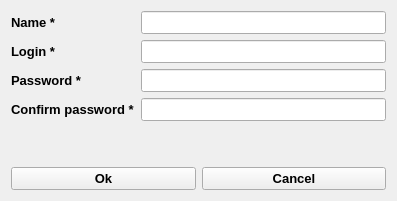
<?xml version="1.0" encoding="UTF-8"?>
<ui version="4.0">
 <class>RegistrationWidget</class>
 <widget class="QWidget" name="RegistrationWidget">
  <property name="geometry">
   <rect>
    <x>0</x>
    <y>0</y>
    <width>397</width>
    <height>201</height>
   </rect>
  </property>
  <property name="font">
   <font>
    <pointsize>10</pointsize>
    <bold>true</bold>
   </font>
  </property>
  <property name="windowTitle">
   <string>Registration Form</string>
  </property>
  <property name="toolTipDuration">
   <number>-1</number>
  </property>
  <layout class="QVBoxLayout" name="verticalLayout">
   <item>
    <layout class="QFormLayout" name="formLayout">
     <item row="0" column="0">
      <widget class="QLabel" name="label">
       <property name="text">
        <string>Name *</string>
       </property>
      </widget>
     </item>
     <item row="0" column="1">
      <widget class="QLineEdit" name="nameEdit">
       <property name="font">
        <font>
         <pointsize>10</pointsize>
         <bold>false</bold>
        </font>
       </property>
       <property name="toolTip">
        <string>&lt;html&gt;&lt;head/&gt;&lt;body&gt;&lt;p align=&quot;center&quot;&gt;&lt;span style=&quot; color:#aa007f;&quot;&gt;Characters [a-z,A-Z] &lt;/span&gt;&lt;/p&gt;&lt;/body&gt;&lt;/html&gt;</string>
       </property>
      </widget>
     </item>
     <item row="1" column="0">
      <widget class="QLabel" name="label_2">
       <property name="text">
        <string>Login *</string>
       </property>
      </widget>
     </item>
     <item row="1" column="1">
      <widget class="QLineEdit" name="loginEdit">
       <property name="font">
        <font>
         <pointsize>10</pointsize>
         <bold>false</bold>
        </font>
       </property>
       <property name="toolTip">
        <string>&lt;html&gt;&lt;head/&gt;&lt;body&gt;&lt;p align=&quot;center&quot;&gt;&lt;span style=&quot; color:#aa007f;&quot;&gt;From 6 to 10 characters [a-z,A-Z,0-9,_] &lt;/span&gt;&lt;/p&gt;&lt;/body&gt;&lt;/html&gt;</string>
       </property>
       <property name="toolTipDuration">
        <number>-1</number>
       </property>
      </widget>
     </item>
     <item row="2" column="0">
      <widget class="QLabel" name="label_3">
       <property name="text">
        <string>Password *</string>
       </property>
      </widget>
     </item>
     <item row="2" column="1">
      <widget class="QLineEdit" name="passwordEdit">
       <property name="font">
        <font>
         <pointsize>10</pointsize>
         <bold>false</bold>
        </font>
       </property>
       <property name="toolTip">
        <string>&lt;html&gt;&lt;head/&gt;&lt;body&gt;&lt;p align=&quot;center&quot;&gt;&lt;span style=&quot; color:#aa007f;&quot;&gt;From 6 to 10 characters [a-z,A-Z,0-9,_] &lt;/span&gt;&lt;/p&gt;&lt;/body&gt;&lt;/html&gt;</string>
       </property>
       <property name="toolTipDuration">
        <number>-1</number>
       </property>
       <property name="echoMode">
        <enum>QLineEdit::Password</enum>
       </property>
      </widget>
     </item>
     <item row="3" column="0">
      <widget class="QLabel" name="label_4">
       <property name="text">
        <string>Confirm password *</string>
       </property>
      </widget>
     </item>
     <item row="3" column="1">
      <widget class="QLineEdit" name="confirmPasswordEdit">
       <property name="font">
        <font>
         <pointsize>10</pointsize>
         <bold>false</bold>
        </font>
       </property>
       <property name="text">
        <string/>
       </property>
       <property name="echoMode">
        <enum>QLineEdit::Password</enum>
       </property>
      </widget>
     </item>
    </layout>
   </item>
   <item>
    <widget class="QLabel" name="registrationResultLabel">
     <property name="font">
      <font>
       <pointsize>10</pointsize>
       <bold>false</bold>
      </font>
     </property>
     <property name="text">
      <string/>
     </property>
     <property name="alignment">
      <set>Qt::AlignCenter</set>
     </property>
    </widget>
   </item>
   <item>
    <spacer name="verticalSpacer">
     <property name="orientation">
      <enum>Qt::Vertical</enum>
     </property>
     <property name="sizeHint" stdset="0">
      <size>
       <width>20</width>
       <height>13</height>
      </size>
     </property>
    </spacer>
   </item>
   <item>
    <layout class="QHBoxLayout" name="horizontalLayout">
     <item>
      <widget class="QPushButton" name="okButton">
       <property name="text">
        <string>Ok</string>
       </property>
      </widget>
     </item>
     <item>
      <widget class="QPushButton" name="cancelButton">
       <property name="text">
        <string>Cancel</string>
       </property>
      </widget>
     </item>
    </layout>
   </item>
  </layout>
 </widget>
 <resources/>
 <connections/>
</ui>
